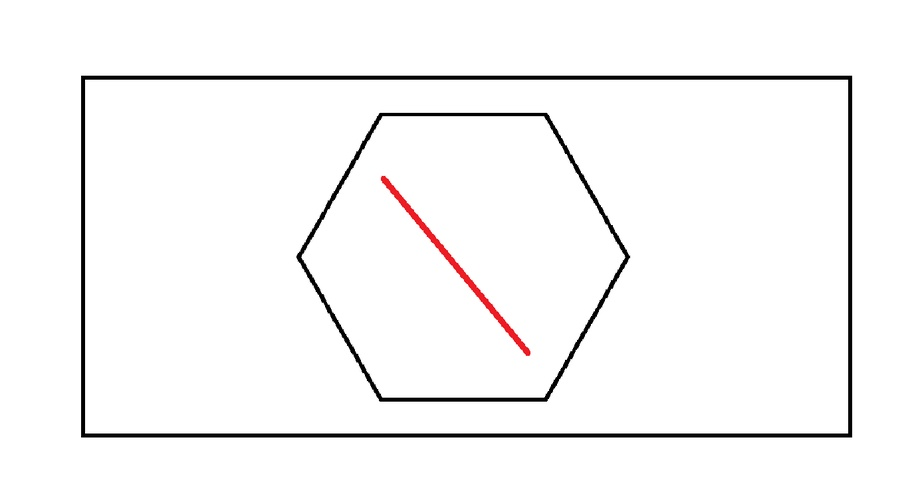
#> input picture first1.jpg, 912 x 478 px, shrunk from 1372 x 720 before the run
$ python test1.py
#> lines starting #> are read from the running program, lines starting #| are printed output that depends on the picture; after the words box and inside, x2 and y2 are one past the last pixel; in counts of white or black regions, pixels touching at a corner belong together
import cv2 as cv
import numpy as np


# 转二进制图像
def to_binary(img):
    # 1、灰度图
    imgray = cv.cvtColor(img, cv.COLOR_BGR2GRAY)
    cv.imshow('imgray', imgray)

    # 2、二进制图像
    ret, binary = cv.threshold(imgray, 127, 255, cv.THRESH_BINARY)
    cv.imshow('binary', binary)
    return binary


# 提取轮廓并计算旋转角度
def get_contours_and_angles(binary):
    contours, _ = cv.findContours(binary, cv.RETR_TREE, cv.CHAIN_APPROX_NONE)
    angles = []
    for contour in contours:
        if len(contour) > 5:  # 确保轮廓点数足够计算旋转角度
            rect = cv.minAreaRect(contour)
            angles.append(rect[2])  # 获取旋转角度
        else:
            angles.append(0)  # 获取旋转角度
    return angles


# 比较两组角度，判断是否发生旋转
def has_rotation_occurred(angles1, angles2, threshold=5):
    if len(angles1) != len(angles2):
        return True  # 轮廓数量不同，认为发生了变化
    for angle1, angle2 in zip(angles1, angles2):
        if abs(angle1 - angle2) > threshold:
            return True  # 角度变化超过阈值，认为发生了旋转
    return False


if __name__ == '__main__':
    img1 = cv.imread('first1.jpg')
#> img1 is the input picture: shape (478, 912, 3); mean B, G, R 246.7, 246.7, 247.3
    img2 = cv.imread('first2.jpg')
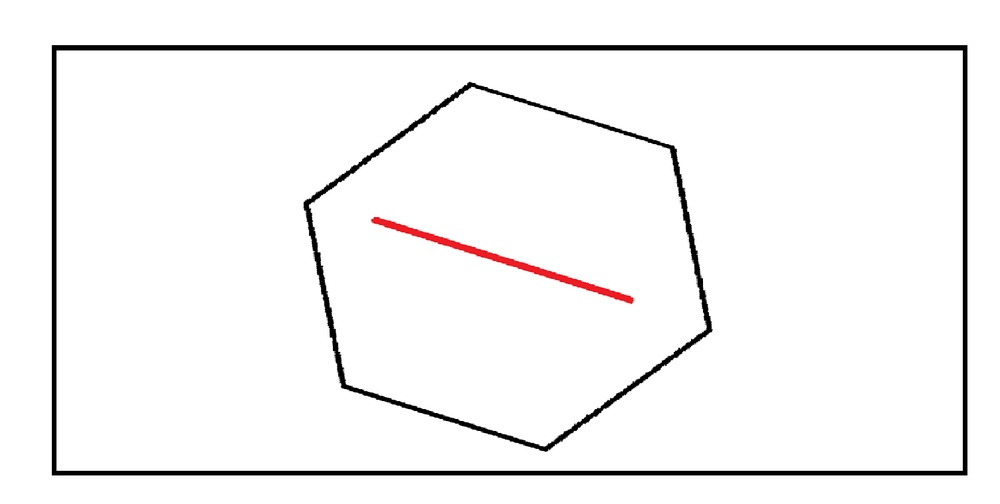
#> input picture first2.jpg, 1000 x 504 px, shrunk from 1505 x 759 before the run
#> img2 is the input picture: shape (504, 1000, 3); mean B, G, R 244.6, 244.6, 245.3
    # cv.imshow('img1', img1)
    # cv.imshow('img2', img2)

    binary1 = to_binary(img1)
#> in to_binary, `ret, binary = cv.threshold(imgray, 127, 255, cv.THRESH_BINARY)`:
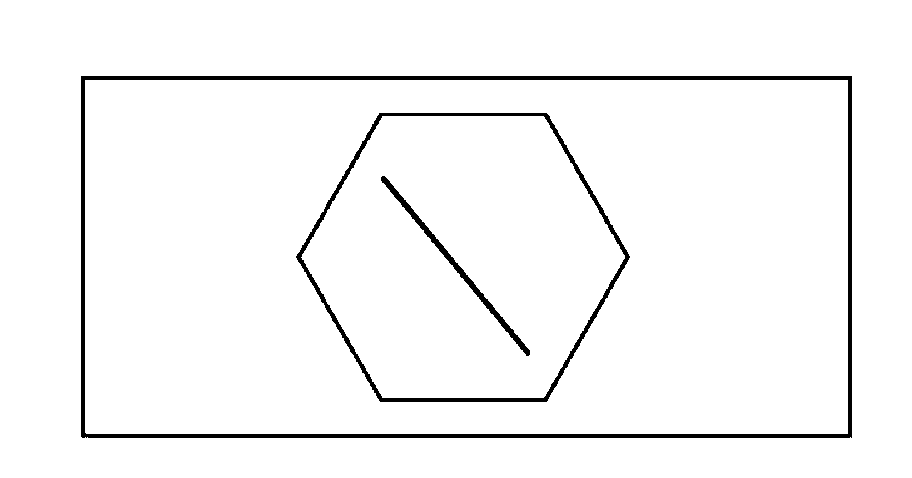
#> binary: shape (478, 912); 96.7% white; 3 black regions, box (x1, y1, x2, y2) and area: (81, 76, 852, 438) 8997, (296, 113, 630, 402) 3925, (381, 176, 530, 356) 1304
    binary2 = to_binary(img2)
#> in to_binary (call 2), `ret, binary = cv.threshold(imgray, 127, 255, cv.THRESH_BINARY)`:
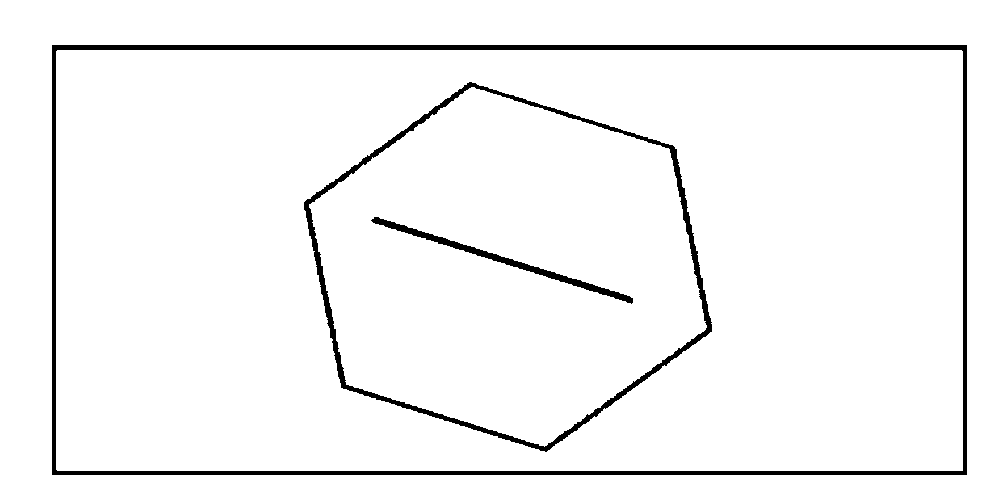
#> binary: shape (504, 1000); 96.2% white; 3 black regions

    angles1 = get_contours_and_angles(binary1)
#> in get_contours_and_angles, `contours, _ = cv.findContours(binary, cv.RETR_TREE, cv.CHAIN_APPROX_NO..`: contours = 6 contours; box (x1, y1, x2, y2) and area: (0, 0, 912, 478) 434547, (80, 75, 853, 439) 280230, (85, 80, 848, 434) 268986, (295, 112, 631, 403) 72886, (301, 116, 625, 398) 68038, (380, 175, 531, 357) 1500
#> the loop in get_contours_and_angles, `for contour in contours:` made 6 passes
#> rect on passes 1 to 6: ((455.5, 238.5), (477, 911), -90), ((466, 256.5), (363, 772), -90), ((466, 256.5), (353, 762), -90), ((462.5, 257), (290, 335), -90), ((462.5, 256.5), (281, 323), -90), ((455.2, 265.3), (7.8, 232.5), -39.71)
#> after the loop in get_contours_and_angles, `for contour in contours:`: angles = [-90, -90, -90, -90, -90, -39.71]
#> angles1 = [-90, -90, -90, -90, -90, -39.71]
    angles2 = get_contours_and_angles(binary2)
#> in get_contours_and_angles (call 2), `contours, _ = cv.findContours(binary, cv.RETR_TREE, cv.CHAIN_APPROX_NO..`: contours = 6 contours; box (x1, y1, x2, y2) and area: (0, 0, 1000, 504) 502497, (51, 44, 968, 476) 394794, (56, 50, 963, 471) 380518, (303, 81, 713, 453) 106866, (309, 87, 707, 447) 99851, (370, 216, 634, 305) 1970
#> the loop in get_contours_and_angles (call 2), `for contour in contours:` made 6 passes
#> rect on passes 1 to 6: ((499.5, 251.5), (503, 999), -90), ((509, 259.5), (431, 916), -90), ((509, 260), (420, 906), -90), ((507.5, 266.5), (333.1, 428.9), -72.7), ((507.3, 266.1), (322.6, 415.6), -72.6), ((502, 259.3), (8.95, 275.5), -72.65)
#> angles2 = [-90, -90, -90, -72.7, -72.6, -72.65]

    if has_rotation_occurred(angles1, angles2):
#> the loop in has_rotation_occurred, `for angle1, angle2 in zip(angles1, angles2):` made 4 passes
#> angle2 on passes 1 to 4: -90, -90, -90, -72.7
        print("The structures have rotated.")
    else:
        print("The structures have not rotated.")

    cv.waitKey(0)
    cv.destroyAllWindows()
